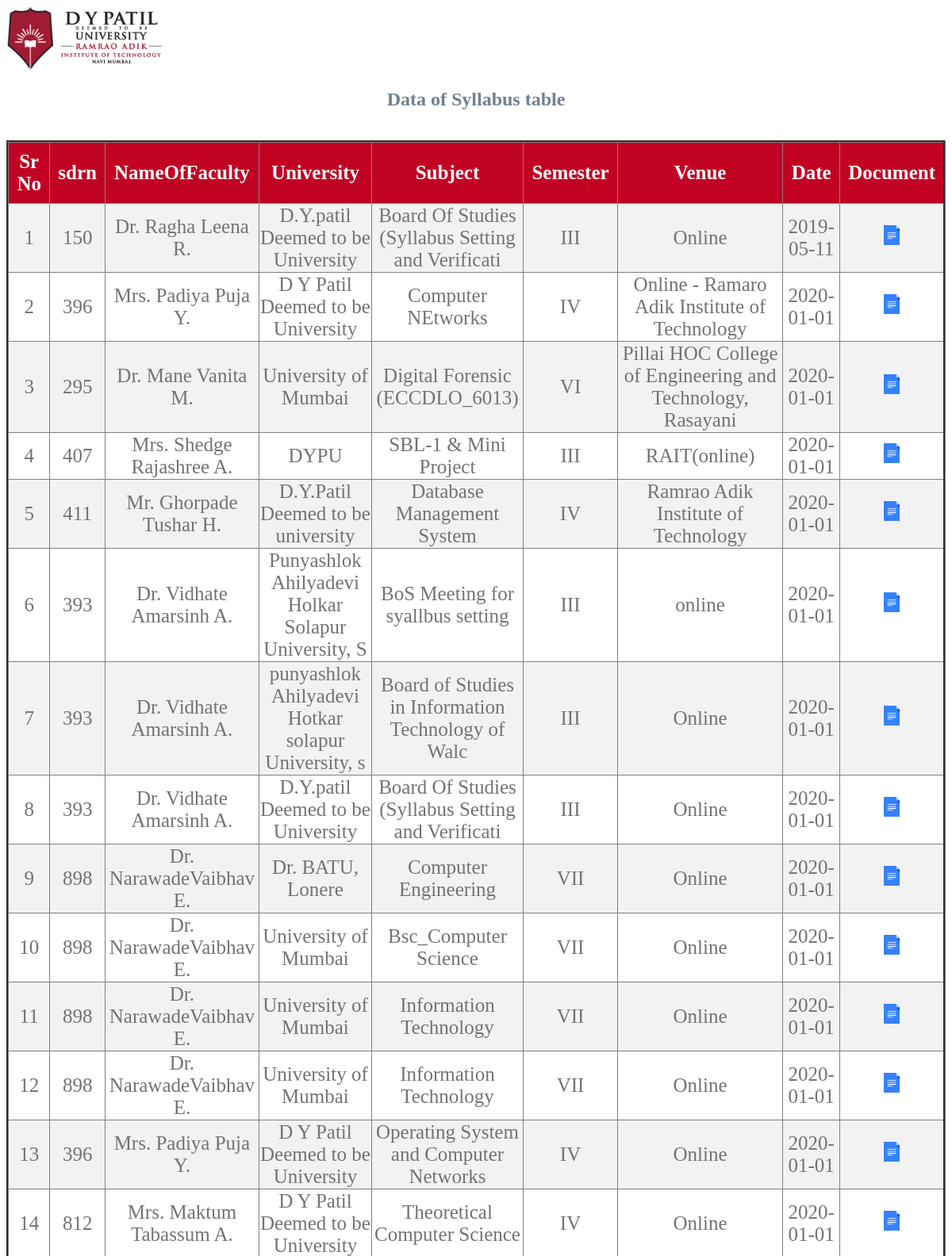
The page /modules/FacultyParticipation/admin/syllabus_settings.php (upper part) on the database its author committed.
### tables this page shows
CREATE TABLE `syllabus` (
  `Srno` int(11) NOT NULL,
  `SDRN` int(11) NOT NULL,
  `Name` varchar(30) NOT NULL,
  `University` varchar(50) NOT NULL,
  `Subject` varchar(50) NOT NULL,
  `Semester` varchar(11) NOT NULL,
  `Venue` varchar(80) NOT NULL,
  `Date` date NOT NULL,
  `uploads` varchar(80) NOT NULL
);

### modules/FacultyParticipation/admin/syllabus_settings.php (the view, shortened to what this page needs)
<!DOCTYPE html>
<html>
<head>
</head>
<body>
    <a href="welcome.php"><img src="images/logo.png" style="height:10vh;width:auto"></a>
    <h2>Data of Syllabus table</h2>
    <br>
    <table border="3px">
        <tr>
            <th>Sr No</th>
            <th>sdrn</th>
            <th>NameOfFaculty</th>
            <th>University</th>
            <th>Subject</th>
            <th>Semester</th>
            <th>Venue</th>
            <th>Date</th>
            <th>Document</th>
        </tr>
        <?php
        $conn = mysqli_connect("localhost", "root", "", "faculty_par");
        $sql = "SELECT * FROM syllabus";
        $result = $conn->query($sql);
        if ($result->num_rows > 0) {
            $srno = 1;
            while ($row = $result->fetch_assoc()) {
                $doc = '../faculty/' . $row['uploads'];
                echo "<tr>
                <td>" . $srno . "</td>
                <td>" . $row["SDRN"] . "</td>
                <td>"
                    . $row["Name"] . "</td>
                    <td>" . $row["University"] . "</td>
                    <td>" . $row["Subject"] . "</td>
                    <td>" . $row["Semester"] . "</td>
                    <td>" . $row["Venue"] . "</td>
                    <td>" . $row["Date"] . "</td>";
                echo "<td><a href='" . $doc . "'><img src='images/doc.png' style='width:20px'></td></a></tr>";
                $srno++;
            }
            echo "</table>";
        } else {
            echo "0 results";
        }
        ?>
    <br>
    <br>
</body>
</html>

### modules/FacultyParticipation/admin/syllabus_settings.php (style rules this page uses)
table { border-collapse: collapse; width: 100%; color: #737373; font-size: 25px; text-align: center; }
th { padding: 10px; background-color: #C10223; color: white; }
tr:nth-child(even) { background-color: #f2f2f2 }
h2 { text-align: center; font-family: inherit; color: slategray; }

### rows shown on the page
syllabus: SDRN "150", Name "Dr. Ragha Leena R.", University "D.Y.patil Deemed to be University", Subject "Board Of Studies (Syllabus Setting and Verificati", Semester "III", Venue "Online", Date "2019-05-11"
syllabus: SDRN "396", Name "Mrs. Padiya Puja Y.", University "D Y Patil Deemed to be University", Subject "Computer NEtworks", Semester "IV", Venue "Online - Ramaro Adik Institute of Technology", Date "2020-01-01"
syllabus: SDRN "295", Name "Dr. Mane Vanita M.", University "University of Mumbai", Subject "Digital Forensic (ECCDLO_6013)", Semester "VI", Venue "Pillai HOC College of Engineering and Technology, Rasayani", Date "2020-01-01"
syllabus: SDRN "407", Name "Mrs. Shedge Rajashree A.", University "DYPU", Subject "SBL-1 & Mini Project", Semester "III", Venue "RAIT(online)", Date "2020-01-01"
syllabus: SDRN "411", Name "Mr. Ghorpade Tushar H.", University "D.Y.Patil Deemed to be university", Subject "Database Management System", Semester "IV", Venue "Ramrao Adik Institute of Technology", Date "2020-01-01"
syllabus: SDRN "393", Name "Dr. Vidhate Amarsinh A.", University "Punyashlok Ahilyadevi Holkar Solapur University, S", Subject "BoS Meeting for syallbus setting", Semester "III", Venue "online", Date "2020-01-01"
syllabus: SDRN "393", Name "Dr. Vidhate Amarsinh A.", University "punyashlok Ahilyadevi Hotkar solapur University, s", Subject "Board of Studies in Information Technology of Walc", Semester "III", Venue "Online", Date "2020-01-01"
syllabus: SDRN "393", Name "Dr. Vidhate Amarsinh A.", University "D.Y.patil Deemed to be University", Subject "Board Of Studies (Syllabus Setting and Verificati", Semester "III", Venue "Online", Date "2020-01-01"
syllabus: SDRN "898", Name "Dr. NarawadeVaibhav E.", University "Dr. BATU, Lonere", Subject "Computer Engineering", Semester "VII", Venue "Online", Date "2020-01-01"
syllabus: SDRN "898", Name "Dr. NarawadeVaibhav E.", University "University of Mumbai", Subject "Bsc_Computer Science", Semester "VII", Venue "Online", Date "2020-01-01"
syllabus: SDRN "898", Name "Dr. NarawadeVaibhav E.", University "University of Mumbai", Subject "Information Technology", Semester "VII", Venue "Online", Date "2020-01-01"
syllabus: SDRN "898", Name "Dr. NarawadeVaibhav E.", University "University of Mumbai", Subject "Information Technology", Semester "VII", Venue "Online", Date "2020-01-01"
syllabus: SDRN "396", Name "Mrs. Padiya Puja Y.", University "D Y Patil Deemed to be University", Subject "Operating System and Computer Networks", Semester "IV", Venue "Online", Date "2020-01-01"
syllabus: SDRN "812", Name "Mrs. Maktum Tabassum A.", University "D Y Patil Deemed to be University", Subject "Theoretical Computer Science", Semester "IV", Venue "Online", Date "2020-01-01"
